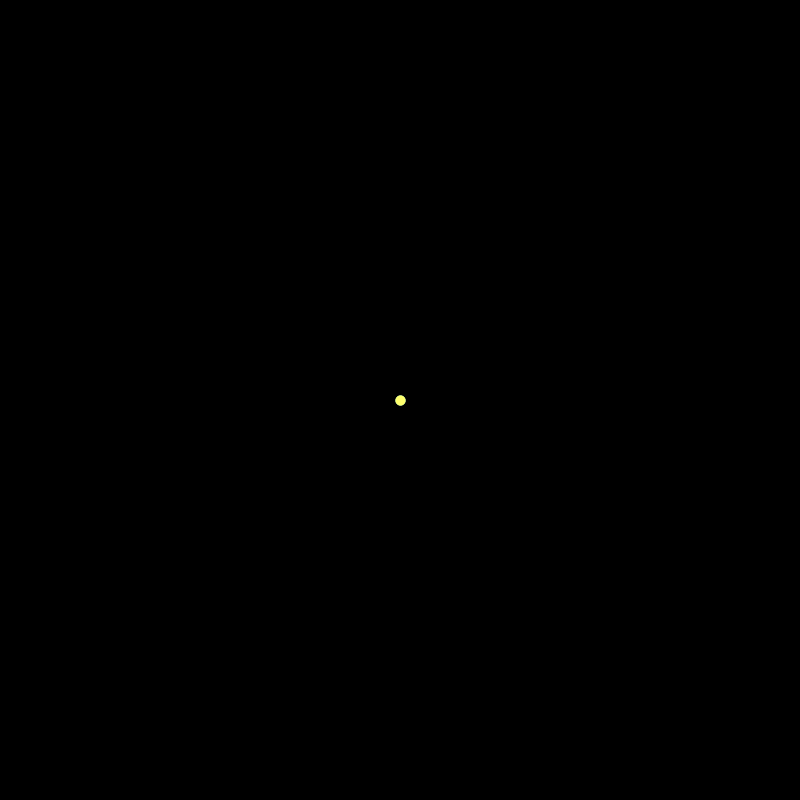
Frame 1 (no input)
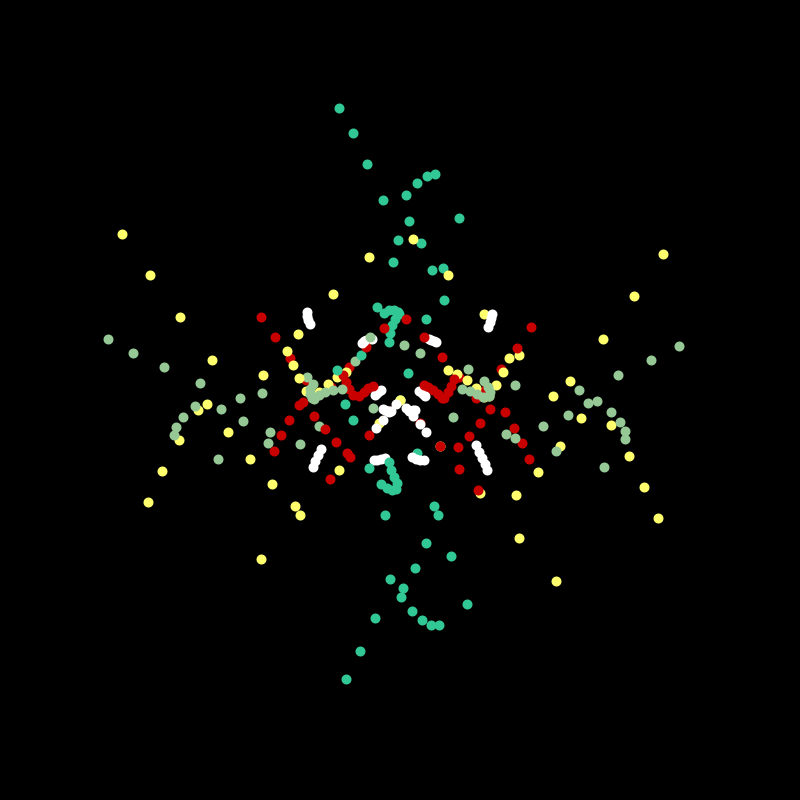
Frame 60 (the mouse pressed at the canvas centre just before this capture)
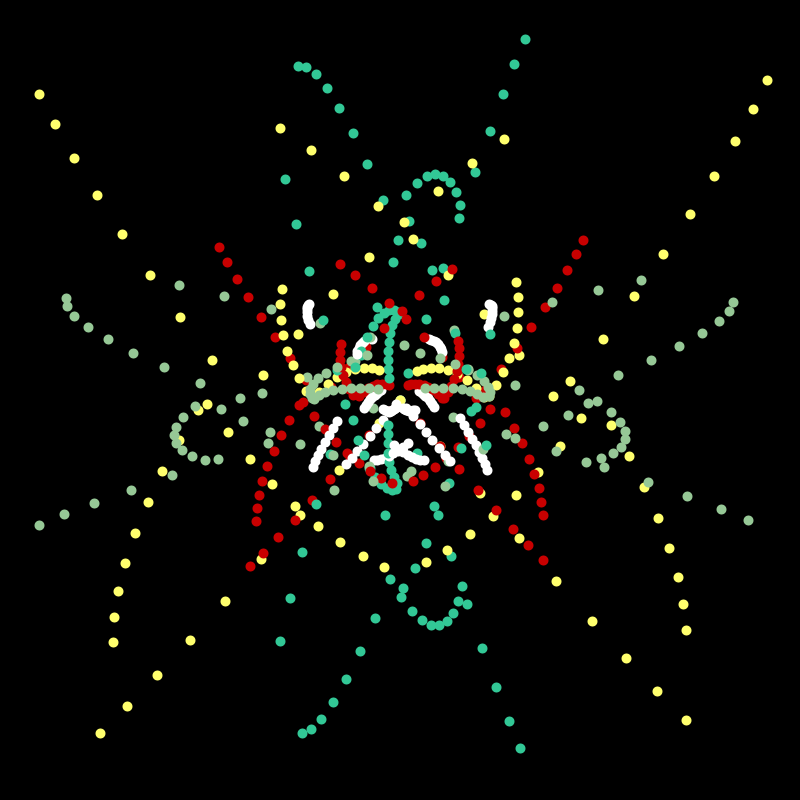
Frame 120 (the mouse held since frame 60 and released just before this capture)

The Processing sketch that drew these frames (run headless with seeded random() and noise(); from frame 60 on, the mouse is pressed at the canvas centre):

// Processing sketch: computer_art_2
// ── computer_art_2.pde
float t;
float W;
float H;

int inversionX = 0;

void setup() {
   size(800,800);
   W = width;
   H = height;
   
   
   background(0,0,0);
}

void draw() {

   stroke(255);
   strokeWeight(10);
   
   translate(W/2,H/2);
   
   function1(t);
   function2(t);
   function3(t);
   function4(t);
   function5(t);

   t += 0.45;
   
   
   
}

void function1(float t){
  
  float x = sin(4*t)*cos(t)*100;
  float y = sin(5*t)*cos(t)*100;
  
  fill(255);
  point(x,y);
}

void function2(float t){
  
  float x = sin(6*t)*cos(t)*200;
  float y = sin(7*t)*cos(t)*200;
  
  stroke(200,0,0);
  point(x,y);
}


void function3(float t){
  
  float x = sin(8*t)*cos(t)*400;
  float y = sin(7*t)*cos(t)*150;
  
  stroke(150,200,150);
  point(x,y);
}

void function4(float t){
  
  
  float x = sin(7*t)*cos(t)*150;
  float y = sin(8*t)*cos(t)*400;
  
  stroke(50,200,150);
  point(x,y);
}


void function5(float t){
  
  float x = sin(6*t)*cos(t)*400;
  float y = sin(7*t)*cos(t)*400;
  
  stroke(255,255,109);
  point(x,y);
}
